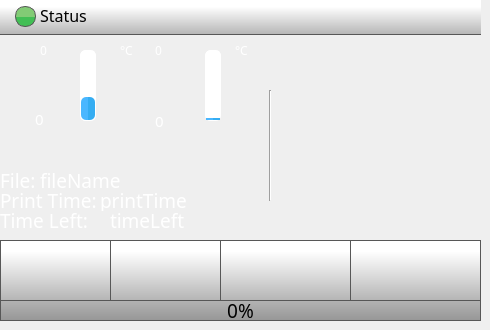
    <widget class="QWidget" name="homePage">
     <widget class="QPushButton" name="playPauseButton">
      <property name="geometry">
       <rect>
        <x>220</x>
        <y>240</y>
        <width>131</width>
        <height>61</height>
       </rect>
      </property>
      <property name="minimumSize">
       <size>
        <width>0</width>
        <height>0</height>
       </size>
      </property>
      <property name="font">
       <font>
        <family>Roboto</family>
       </font>
      </property>
      <property name="styleSheet">
       <string notr="true">QPushButton {
    border: 1px solid rgb(87, 87, 87);
	background-color: qlineargradient(spread:pad, x1:0, y1:1, x2:0, y2:0.188, stop:0 rgba(180, 180, 180, 255), stop:1 rgba(255, 255, 255, 255));
    
}

QPushButton:pressed {

    background-color: qlineargradient(x1: 0, y1: 0, x2: 0, y2: 1,
                                      stop: 0 #dadbde, stop: 1 #f6f7fa);
}

QPushButton:flat {
    border: none; /* no border for a flat push button */
}

QPushButton:default {
    border-color: navy; /* make the default button prominent */
}

QPushButton:focus {
	outline: none;
}</string>
      </property>
      <property name="text">
       <string/>
      </property>
      <property name="icon">
       <iconset>
        <normaloff>templates/img/play-button.png</normaloff>
        <normalon>templates/img/pause-button.png</normalon>templates/img/play-button.png</iconset>
      </property>
      <property name="iconSize">
       <size>
        <width>30</width>
        <height>30</height>
       </size>
      </property>
      <property name="checkable">
       <bool>true</bool>
      </property>
      <property name="checked">
       <bool>false</bool>
      </property>
      <property name="autoDefault">
       <bool>false</bool>
      </property>
      <property name="default">
       <bool>false</bool>
      </property>
      <property name="flat">
       <bool>false</bool>
      </property>
     </widget>
     <widget class="QPushButton" name="stopButton">
      <property name="geometry">
       <rect>
        <x>350</x>
        <y>240</y>
        <width>131</width>
        <height>61</height>
       </rect>
      </property>
      <property name="minimumSize">
       <size>
        <width>0</width>
        <height>0</height>
       </size>
      </property>
      <property name="font">
       <font>
        <family>Roboto</family>
       </font>
      </property>
      <property name="styleSheet">
       <string notr="true">QPushButton {
    border: 1px solid rgb(87, 87, 87);

	background-color: qlineargradient(spread:pad, x1:0, y1:1, x2:0, y2:0.188, stop:0 rgba(180, 180, 180, 255), stop:1 rgba(255, 255, 255, 255));
}

QPushButton:pressed {
    background-color: qlineargradient(x1: 0, y1: 0, x2: 0, y2: 1,
                                      stop: 0 #dadbde, stop: 1 #f6f7fa);
}

QPushButton:flat {
    border: none; /* no border for a flat push button */
}

QPushButton:default {
    border-color: navy; /* make the default button prominent */
}

QPushButton:focus {
	outline: none;
}</string>
      </property>
      <property name="text">
       <string/>
      </property>
      <property name="icon">
       <iconset>
        <normaloff>templates/img/video-player-stop-button.png</normaloff>templates/img/video-player-stop-button.png</iconset>
      </property>
      <property name="iconSize">
       <size>
        <width>25</width>
        <height>25</height>
       </size>
      </property>
     </widget>
     <widget class="Line" name="line">
      <property name="geometry">
       <rect>
        <x>260</x>
        <y>90</y>
        <width>20</width>
        <height>111</height>
       </rect>
      </property>
      <property name="orientation">
       <enum>Qt::Vertical</enum>
      </property>
     </widget>
     <widget class="QLabel" name="tool0Label">
      <property name="geometry">
       <rect>
        <x>40</x>
        <y>68</y>
        <width>31</width>
        <height>31</height>
       </rect>
      </property>
      <property name="font">
       <font>
        <family>Gotham Medium</family>
        <pointsize>14</pointsize>
        <weight>50</weight>
        <bold>false</bold>
        <underline>false</underline>
        <strikeout>false</strikeout>
       </font>
      </property>
      <property name="styleSheet">
       <string notr="true">
   color:  white;</string>
      </property>
      <property name="text">
       <string/>
      </property>
      <property name="pixmap">
       <pixmap>templates/img/Nozzle.png</pixmap>
      </property>
      <property name="scaledContents">
       <bool>true</bool>
      </property>
     </widget>
     <widget class="QLabel" name="FileNameLabel">
      <property name="geometry">
       <rect>
        <x>0</x>
        <y>170</y>
        <width>70</width>
        <height>21</height>
       </rect>
      </property>
      <property name="font">
       <font>
        <family>Gotham Light</family>
        <pointsize>14</pointsize>
        <weight>50</weight>
        <bold>false</bold>
       </font>
      </property>
      <property name="styleSheet">
       <string notr="true">color: rgb(255, 255, 255);</string>
      </property>
      <property name="text">
       <string>File:</string>
      </property>
     </widget>
     <widget class="QLabel" name="printTimeLabel">
      <property name="geometry">
       <rect>
        <x>0</x>
        <y>190</y>
        <width>111</width>
        <height>21</height>
       </rect>
      </property>
      <property name="font">
       <font>
        <family>Gotham Light</family>
        <pointsize>14</pointsize>
        <weight>50</weight>
        <bold>false</bold>
       </font>
      </property>
      <property name="styleSheet">
       <string notr="true">color: rgb(255, 255, 255);</string>
      </property>
      <property name="text">
       <string>Print Time:</string>
      </property>
     </widget>
     <widget class="QLabel" name="fileName">
      <property name="geometry">
       <rect>
        <x>40</x>
        <y>170</y>
        <width>211</width>
        <height>21</height>
       </rect>
      </property>
      <property name="font">
       <font>
        <family>Gotham Medium</family>
        <pointsize>14</pointsize>
       </font>
      </property>
      <property name="styleSheet">
       <string notr="true">color: rgb(255, 255, 255);
background-color: rgba(255, 255, 255, 0);</string>
      </property>
      <property name="text">
       <string>fileName</string>
      </property>
      <property name="scaledContents">
       <bool>true</bool>
      </property>
      <property name="wordWrap">
       <bool>false</bool>
      </property>
     </widget>
     <widget class="QLabel" name="printTime">
      <property name="geometry">
       <rect>
        <x>100</x>
        <y>190</y>
        <width>181</width>
        <height>21</height>
       </rect>
      </property>
      <property name="font">
       <font>
        <family>Gotham Medium</family>
        <pointsize>14</pointsize>
       </font>
      </property>
      <property name="styleSheet">
       <string notr="true">color: rgb(255, 255, 255);
background-color: rgba(255, 255, 255, 0);</string>
      </property>
      <property name="text">
       <string>printTime</string>
      </property>
     </widget>
     <widget class="QLabel" name="timeLeftLabel">
      <property name="geometry">
       <rect>
        <x>0</x>
        <y>210</y>
        <width>181</width>
        <height>21</height>
       </rect>
      </property>
      <property name="font">
       <font>
        <family>Gotham Light</family>
        <pointsize>14</pointsize>
        <weight>50</weight>
        <bold>false</bold>
       </font>
      </property>
      <property name="styleSheet">
       <string notr="true">color: rgb(255, 255, 255);</string>
      </property>
      <property name="text">
       <string>Time Left:</string>
      </property>
     </widget>
     <widget class="QLabel" name="tool0TargetTemperature">
      <property name="geometry">
       <rect>
        <x>40</x>
        <y>40</y>
        <width>70</width>
        <height>21</height>
       </rect>
      </property>
      <property name="font">
       <font>
        <family>Gotham Medium</family>
        <pointsize>9</pointsize>
        <weight>50</weight>
        <bold>false</bold>
        <underline>false</underline>
        <strikeout>false</strikeout>
       </font>
      </property>
      <property name="styleSheet">
       <string notr="true">
   color:  white;
background-color: rgba(255, 255, 255, 0);</string>
      </property>
      <property name="text">
       <string>0</string>
      </property>
     </widget>
     <widget class="QProgressBar" name="tool0TempBar">
      <property name="geometry">
       <rect>
        <x>80</x>
        <y>50</y>
        <width>16</width>
        <height>71</height>
       </rect>
      </property>
      <property name="styleSheet">
       <string notr="true">QProgressBar::chunk {
    border-radius: 5px;
	background-color: qlineargradient(spread:pad, x1:0.517, y1:0, x2:0.522, y2:0, stop:0.0336134 rgba(74, 183, 255, 255), stop:1 rgba(53, 173, 242, 255));
}

QProgressBar {
    border: 1px solid white;
    border-radius: 5px;
}
</string>
      </property>
      <property name="maximum">
       <number>300</number>
      </property>
      <property name="value">
       <number>100</number>
      </property>
      <property name="alignment">
       <set>Qt::AlignCenter</set>
      </property>
      <property name="textVisible">
       <bool>false</bool>
      </property>
      <property name="orientation">
       <enum>Qt::Vertical</enum>
      </property>
      <property name="format">
       <string>%v</string>
      </property>
     </widget>
     <widget class="QLabel" name="tool0ActualTemperature">
      <property name="geometry">
       <rect>
        <x>35</x>
        <y>110</y>
        <width>71</width>
        <height>18</height>
       </rect>
      </property>
      <property name="font">
       <font>
        <family>Gotham Medium</family>
        <pointsize>11</pointsize>
        <weight>50</weight>
        <bold>false</bold>
        <underline>false</underline>
        <strikeout>false</strikeout>
       </font>
      </property>
      <property name="styleSheet">
       <string notr="true">
   color:  white;
background-color: rgba(0, 0, 0, 0);</string>
      </property>
      <property name="text">
       <string>0</string>
      </property>
     </widget>
     <widget class="QPushButton" name="menuButton">
      <property name="geometry">
       <rect>
        <x>0</x>
        <y>240</y>
        <width>111</width>
        <height>61</height>
       </rect>
      </property>
      <property name="minimumSize">
       <size>
        <width>0</width>
        <height>0</height>
       </size>
      </property>
      <property name="font">
       <font>
        <family>Gotham Light</family>
        <pointsize>13</pointsize>
       </font>
      </property>
      <property name="styleSheet">
       <string notr="true">QPushButton {
     border: 1px solid rgb(87, 87, 87);
	background-color: qlineargradient(spread:pad, x1:0, y1:1, x2:0, y2:0.188, stop:0 rgba(180, 180, 180, 255), stop:1 rgba(255, 255, 255, 255));
    

}

QPushButton:pressed {

    background-color: qlineargradient(x1: 0, y1: 0, x2: 0, y2: 1,
                                      stop: 0 #dadbde, stop: 1 #f6f7fa);
}

QPushButton:flat {
    border: none; /* no border for a flat push button */
}

QPushButton:default {
    border-color: navy; /* make the default button prominent */
}

QPushButton:focus {
	outline: none;
}</string>
      </property>
      <property name="text">
       <string/>
      </property>
      <property name="icon">
       <iconset>
        <normaloff>templates/img/menu.png</normaloff>templates/img/menu.png</iconset>
      </property>
      <property name="iconSize">
       <size>
        <width>40</width>
        <height>40</height>
       </size>
      </property>
      <property name="checkable">
       <bool>false</bool>
      </property>
      <property name="autoDefault">
       <bool>false</bool>
      </property>
      <property name="default">
       <bool>false</bool>
      </property>
      <property name="flat">
       <bool>false</bool>
      </property>
     </widget>
     <widget class="QLabel" name="printPreviewMain">
      <property name="geometry">
       <rect>
        <x>270</x>
        <y>30</y>
        <width>210</width>
        <height>210</height>
       </rect>
      </property>
      <property name="styleSheet">
       <string notr="true">background-color: rgba(255, 255, 255, 0);</string>
      </property>
      <property name="text">
       <string/>
      </property>
      <property name="pixmap">
       <pixmap>templates/img/thumbnail.png</pixmap>
      </property>
      <property name="scaledContents">
       <bool>true</bool>
      </property>
     </widget>
     <widget class="QProgressBar" name="printProgressBar">
      <property name="geometry">
       <rect>
        <x>0</x>
        <y>300</y>
        <width>481</width>
        <height>21</height>
       </rect>
      </property>
      <property name="font">
       <font>
        <family>Gotham</family>
        <pointsize>14</pointsize>
        <weight>50</weight>
        <italic>false</italic>
        <bold>false</bold>
        <stylestrategy>PreferAntialias</stylestrategy>
       </font>
      </property>
      <property name="styleSheet">
       <string notr="true">QProgressBar::chunk {

	background-color: qlineargradient(spread:pad, x1:0, y1:0.523, x2:0, y2:0.534, stop:0 rgba(130, 203, 117, 255), stop:1 rgba(66, 191, 85, 255));
border: 1px solid green;
}

QProgressBar {
    border: 1px solid rgb(87, 87, 87);
 /*  border-bottom-left-radius: 10px;
 border-bottom-right-radius: 10px;*/
	background-color: qlineargradient(spread:pad, x1:0, y1:1, x2:0, y2:0, stop:0 rgba(150, 150, 150, 255), stop:1 rgba(180, 180, 180, 255));
}
</string>
      </property>
      <property name="maximum">
       <number>100</number>
      </property>
      <property name="value">
       <number>0</number>
      </property>
      <property name="alignment">
       <set>Qt::AlignCenter</set>
      </property>
      <property name="textVisible">
       <bool>true</bool>
      </property>
      <property name="orientation">
       <enum>Qt::Horizontal</enum>
      </property>
      <property name="format">
       <string>%p%</string>
      </property>
     </widget>
     <widget class="QLabel" name="timeLeft">
      <property name="geometry">
       <rect>
        <x>110</x>
        <y>210</y>
        <width>181</width>
        <height>21</height>
       </rect>
      </property>
      <property name="font">
       <font>
        <family>Gotham Medium</family>
        <pointsize>14</pointsize>
       </font>
      </property>
      <property name="styleSheet">
       <string notr="true">color: rgb(255, 255, 255);
background-color: rgba(255, 255, 255, 0);</string>
      </property>
      <property name="text">
       <string>timeLeft</string>
      </property>
      <property name="wordWrap">
       <bool>false</bool>
      </property>
     </widget>
     <widget class="QLabel" name="printerStatus">
      <property name="geometry">
       <rect>
        <x>40</x>
        <y>0</y>
        <width>381</width>
        <height>31</height>
       </rect>
      </property>
      <property name="font">
       <font>
        <family>Gotham</family>
        <pointsize>12</pointsize>
        <weight>50</weight>
        <bold>false</bold>
        <underline>false</underline>
        <strikeout>false</strikeout>
       </font>
      </property>
      <property name="styleSheet">
       <string notr="true">
background-color: rgba(255, 255, 255, 0);</string>
      </property>
      <property name="text">
       <string>Status</string>
      </property>
      <property name="alignment">
       <set>Qt::AlignLeading|Qt::AlignLeft|Qt::AlignVCenter</set>
      </property>
     </widget>
     <widget class="QPushButton" name="controlButton">
      <property name="geometry">
       <rect>
        <x>110</x>
        <y>240</y>
        <width>111</width>
        <height>61</height>
       </rect>
      </property>
      <property name="minimumSize">
       <size>
        <width>0</width>
        <height>0</height>
       </size>
      </property>
      <property name="font">
       <font>
        <family>Gotham Light</family>
        <pointsize>13</pointsize>
       </font>
      </property>
      <property name="styleSheet">
       <string notr="true">QPushButton {
     border: 1px solid rgb(87, 87, 87);

	background-color: qlineargradient(spread:pad, x1:0, y1:1, x2:0, y2:0.188, stop:0 rgba(180, 180, 180, 255), stop:1 rgba(255, 255, 255, 255));
}

QPushButton:pressed {
    background-color: qlineargradient(x1: 0, y1: 0, x2: 0, y2: 1,
                                      stop: 0 #dadbde, stop: 1 #f6f7fa);
}

QPushButton:flat {
    border: none; /* no border for a flat push button */
}

QPushButton:default {
    border-color: navy; /* make the default button prominent */
}

QPushButton:focus {
	outline: none;
}</string>
      </property>
      <property name="text">
       <string/>
      </property>
      <property name="icon">
       <iconset>
        <normaloff>templates/img/settings-1.png</normaloff>templates/img/settings-1.png</iconset>
      </property>
      <property name="iconSize">
       <size>
        <width>40</width>
        <height>40</height>
       </size>
      </property>
      <property name="checkable">
       <bool>false</bool>
      </property>
      <property name="autoDefault">
       <bool>false</bool>
      </property>
      <property name="default">
       <bool>false</bool>
      </property>
      <property name="flat">
       <bool>false</bool>
      </property>
     </widget>
     <widget class="QLabel" name="printerStatusColour">
      <property name="geometry">
       <rect>
        <x>15</x>
        <y>6</y>
        <width>21</width>
        <height>21</height>
       </rect>
      </property>
      <property name="font">
       <font>
        <family>Gotham</family>
        <pointsize>10</pointsize>
        <weight>50</weight>
        <bold>false</bold>
        <underline>false</underline>
        <strikeout>false</strikeout>
       </font>
      </property>
      <property name="styleSheet">
       <string notr="true">     border: 1px solid rgb(87, 87, 87);
	border-radius: 10px;
	background-color: qlineargradient(spread:pad, x1:0, y1:0.523, x2:0, y2:0.534, stop:0 rgba(130, 203, 117, 255), stop:1 rgba(66, 191, 85, 255));</string>
      </property>
      <property name="text">
       <string/>
      </property>
      <property name="alignment">
       <set>Qt::AlignCenter</set>
      </property>
     </widget>
     <widget class="QLabel" name="celciusLabel">
      <property name="geometry">
       <rect>
        <x>120</x>
        <y>40</y>
        <width>70</width>
        <height>21</height>
       </rect>
      </property>
      <property name="font">
       <font>
        <family>Gotham Medium</family>
        <pointsize>9</pointsize>
        <weight>50</weight>
        <bold>false</bold>
        <underline>false</underline>
        <strikeout>false</strikeout>
       </font>
      </property>
      <property name="styleSheet">
       <string notr="true">
   color:  white;
background-color: rgba(255, 255, 255, 0);</string>
      </property>
      <property name="text">
       <string>°C</string>
      </property>
     </widget>
     <widget class="QLabel" name="statusBar">
      <property name="geometry">
       <rect>
        <x>0</x>
        <y>0</y>
        <width>481</width>
        <height>35</height>
       </rect>
      </property>
      <property name="font">
       <font>
        <family>Gotham Medium</family>
        <pointsize>14</pointsize>
       </font>
      </property>
      <property name="styleSheet">
       <string notr="true">     border-bottom: 1px solid rgb(87, 87, 87);
	background-color: qlineargradient(spread:pad, x1:0, y1:1, x2:0, y2:0.188, stop:0 rgba(180, 180, 180, 255), stop:1 rgba(255, 255, 255, 255));</string>
      </property>
      <property name="frameShape">
       <enum>QFrame::NoFrame</enum>
      </property>
      <property name="frameShadow">
       <enum>QFrame::Raised</enum>
      </property>
      <property name="text">
       <string/>
      </property>
     </widget>
     <widget class="QLabel" name="celciusLabel_2">
      <property name="geometry">
       <rect>
        <x>235</x>
        <y>40</y>
        <width>70</width>
        <height>21</height>
       </rect>
      </property>
      <property name="font">
       <font>
        <family>Gotham Medium</family>
        <pointsize>9</pointsize>
        <weight>50</weight>
        <bold>false</bold>
        <underline>false</underline>
        <strikeout>false</strikeout>
       </font>
      </property>
      <property name="styleSheet">
       <string notr="true">
   color:  white;
background-color: rgba(255, 255, 255, 0);</string>
      </property>
      <property name="text">
       <string>°C</string>
      </property>
     </widget>
     <widget class="QProgressBar" name="bedTempBar">
      <property name="geometry">
       <rect>
        <x>205</x>
        <y>50</y>
        <width>16</width>
        <height>71</height>
       </rect>
      </property>
      <property name="styleSheet">
       <string notr="true">QProgressBar::chunk {
    border-radius: 5px;
	background-color: qlineargradient(spread:pad, x1:0.517, y1:0, x2:0.522, y2:0, stop:0.0336134 rgba(74, 183, 255, 255), stop:1 rgba(53, 173, 242, 255));
}

QProgressBar {
    border: 1px solid white;
    border-radius: 5px;
}
</string>
      </property>
      <property name="maximum">
       <number>300</number>
      </property>
      <property name="value">
       <number>10</number>
      </property>
      <property name="alignment">
       <set>Qt::AlignCenter</set>
      </property>
      <property name="textVisible">
       <bool>false</bool>
      </property>
      <property name="orientation">
       <enum>Qt::Vertical</enum>
      </property>
      <property name="format">
       <string>%v</string>
      </property>
     </widget>
     <widget class="QLabel" name="bedActualTemperatute">
      <property name="geometry">
       <rect>
        <x>155</x>
        <y>110</y>
        <width>70</width>
        <height>21</height>
       </rect>
      </property>
      <property name="font">
       <font>
        <family>Gotham Medium</family>
        <pointsize>11</pointsize>
        <weight>50</weight>
        <bold>false</bold>
        <underline>false</underline>
        <strikeout>false</strikeout>
       </font>
      </property>
      <property name="styleSheet">
       <string notr="true">
   color:  white;
background-color: rgba(0, 0, 0, 0);</string>
      </property>
      <property name="text">
       <string>0</string>
      </property>
     </widget>
     <widget class="QLabel" name="bedTargetTemperature">
      <property name="geometry">
       <rect>
        <x>155</x>
        <y>40</y>
        <width>70</width>
        <height>21</height>
       </rect>
      </property>
      <property name="font">
       <font>
        <family>Gotham Medium</family>
        <pointsize>9</pointsize>
        <weight>50</weight>
        <bold>false</bold>
        <underline>false</underline>
        <strikeout>false</strikeout>
       </font>
      </property>
      <property name="styleSheet">
       <string notr="true">
   color:  white;
background-color: rgba(255, 255, 255, 0);</string>
      </property>
      <property name="text">
       <string>0</string>
      </property>
     </widget>
     <widget class="QLabel" name="bedLabel">
      <property name="geometry">
       <rect>
        <x>150</x>
        <y>65</y>
        <width>41</width>
        <height>41</height>
       </rect>
      </property>
      <property name="font">
       <font>
        <family>Gotham Medium</family>
        <pointsize>14</pointsize>
        <weight>50</weight>
        <bold>false</bold>
        <underline>false</underline>
        <strikeout>false</strikeout>
       </font>
      </property>
      <property name="styleSheet">
       <string notr="true">
   color:  white;
background-color: rgba(255, 255, 255, 0);</string>
      </property>
      <property name="text">
       <string/>
      </property>
      <property name="pixmap">
       <pixmap>../../Julia3GTouchUI/octoprint_Julia3GTouchUI/templates/img/bed.png</pixmap>
      </property>
      <property name="scaledContents">
       <bool>true</bool>
      </property>
     </widget>
     <zorder>line</zorder>
     <zorder>printPreviewMain</zorder>
     <zorder>statusBar</zorder>
     <zorder>playPauseButton</zorder>
     <zorder>stopButton</zorder>
     <zorder>tool0Label</zorder>
     <zorder>FileNameLabel</zorder>
     <zorder>printTimeLabel</zorder>
     <zorder>fileName</zorder>
     <zorder>printTime</zorder>
     <zorder>timeLeftLabel</zorder>
     <zorder>tool0TempBar</zorder>
     <zorder>tool0ActualTemperature</zorder>
     <zorder>tool0TargetTemperature</zorder>
     <zorder>menuButton</zorder>
     <zorder>timeLeft</zorder>
     <zorder>controlButton</zorder>
     <zorder>printProgressBar</zorder>
     <zorder>printerStatus</zorder>
     <zorder>printerStatusColour</zorder>
     <zorder>celciusLabel</zorder>
     <zorder>celciusLabel_2</zorder>
     <zorder>bedTempBar</zorder>
     <zorder>bedActualTemperatute</zorder>
     <zorder>bedTargetTemperature</zorder>
     <zorder>bedLabel</zorder>
    </widget>
